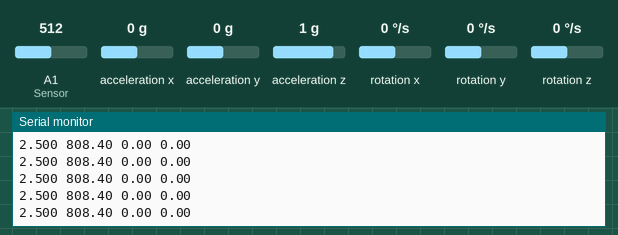
A sketch run on a simulated Arduino Uno, built with avr-gcc and run on an emulated ATmega328P. Parts: the last lines printed to the serial monitor. The inputs (shaded band) are chosen by the test bench; at power-on: A1 (Sensor) = 512, acceleration x 0 g, acceleration y 0 g, acceleration z 1 g, rotation x 0 °/s, rotation y 0 °/s, rotation z 0 °/s.

Above: at 7.2 s.
7.3 s: A1 (Sensor) set to 112
At 8.0 s:
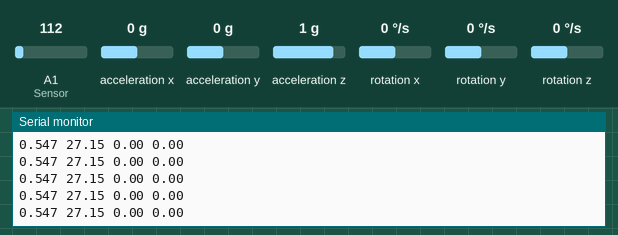
8.8 s: A1 (Sensor) set to 103
At 9.6 s:
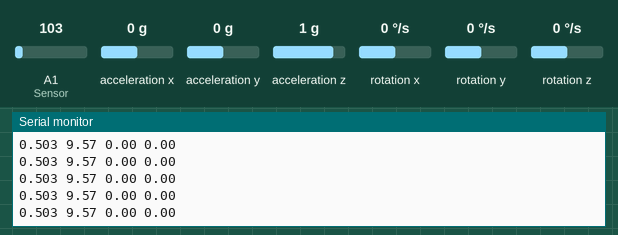
Timing chart, 0 to 11.8 s (numbered marks = the images above; inputs shaded):
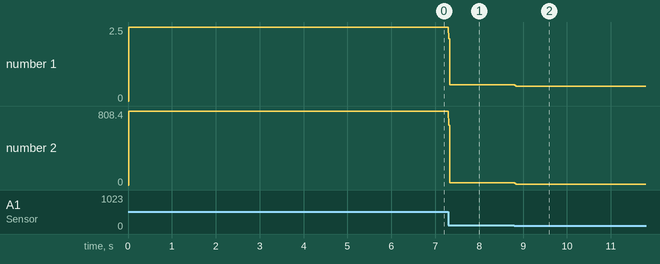

Measured:
- after the input at 7.3 s, the serial monitor: prints a new line at once (image 1)
- after the input at 8.8 s, the serial monitor: prints a new line at once (image 2)
- plotted number 1: 2.5 → 0.55 after the input at 7.3 s, 0.55 → 0.5 after the input at 8.8 s
- plotted number 2: 808.4 → 27.15 after the input at 7.3 s, 27.15 → 9.57 after the input at 8.8 s

The sketch:

depth_accelerometre.ino
```cpp
#include <MPU6050.h>

/*
    MPU6050 Triple Axis Gyroscope & Accelerometer. Pitch & Roll & Yaw Gyroscope Example.
    Read more: http://www.jarzebski.pl/arduino/czujniki-i-sensory/3-osiowy-zyroskop-i-akcelerometr-mpu6050.html
    GIT: https://github.com/jarzebski/Arduino-MPU6050
    Web: http://www.jarzebski.pl
    (c) 2014 by Korneliusz Jarzebski
*/

#include <Wire.h>


MPU6050 mpu;

// Timers
unsigned long timer = 0;
float timeStep = 0.01;

// Pitch, Roll and Yaw values
float pitch = 0;
float roll = 0;
float yaw = 0;
float yaw_deger=0;
float roll_deger=0;

const float  OffSet = 0.479 ;

float V, P,V_ort,P_ort,V_tot,P_tot,i;
void setup()
{
  Serial.begin(115200);

  // Initialize MPU6050
  while(!mpu.begin(MPU6050_SCALE_2000DPS, MPU6050_RANGE_2G))
  {
    Serial.println("Could not find a valid MPU6050 sensor, check wiring!");
    delay(500);
  }

  // Calibrate gyroscope. The calibration must be at rest.
  // If you don't want calibrate, comment this line.
  mpu.calibrateGyro();

  // Set threshold sensivty. Default 3.
  // If you don't want use threshold, comment this line or set 0.
  mpu.setThreshold(3);
  //normali 3
  V_ort=0.00;
  P_ort=0.00;
  V_tot=0.00;
  P_tot=0.00;
  i=0.00;
}

void loop()
{
  timer = millis();
    //Connect sensor to Analog 0
  V = analogRead(A1) * 5.00 / 1024;     //Sensor output voltage
  P = (V - OffSet) * 400;             //Calculate water pressure
  if (i<5.00){
      i=i+1.00;
      V_tot=V_tot+V;
      P_tot=P_tot+P;
  }
  if(i==5.00){
      V_ort=V_tot/i;
      P_ort=P_tot/i;
      V_tot=0.00;
      P_tot=0.00;
      i=0.00;
  }
  //Serial.print("Voltage:");
  Serial.print(V_ort, 3);
  Serial.print(" ");
  //Serial.print("V ");

  //Serial.print(" Pressure:");
  Serial.print(P_ort, 2);
  Serial.print(" ");
  //Serial.print(" KPa  ");
  //Serial.println();

  // Read normalized values
  Vector norm = mpu.readNormalizeGyro();

  // Calculate Pitch, Roll and Yaw
  pitch = pitch + norm.YAxis * timeStep;
  roll = roll + norm.XAxis * timeStep;
  yaw = yaw + norm.ZAxis * timeStep;

  // Output raw
  // Serial.print(" Pitch = ");
  // Serial.print(pitch);
  //Serial.print(" Pitch = ");
  roll_deger=roll/2;
  yaw_deger=yaw/2;

  Serial.print(roll_deger);
  Serial.print(" ");
  //Serial.print(" Yaw = ");
  Serial.println(yaw_deger);

  // Wait to full timeStep period
  delay((timeStep*500) - (millis() - timer));
}
```
